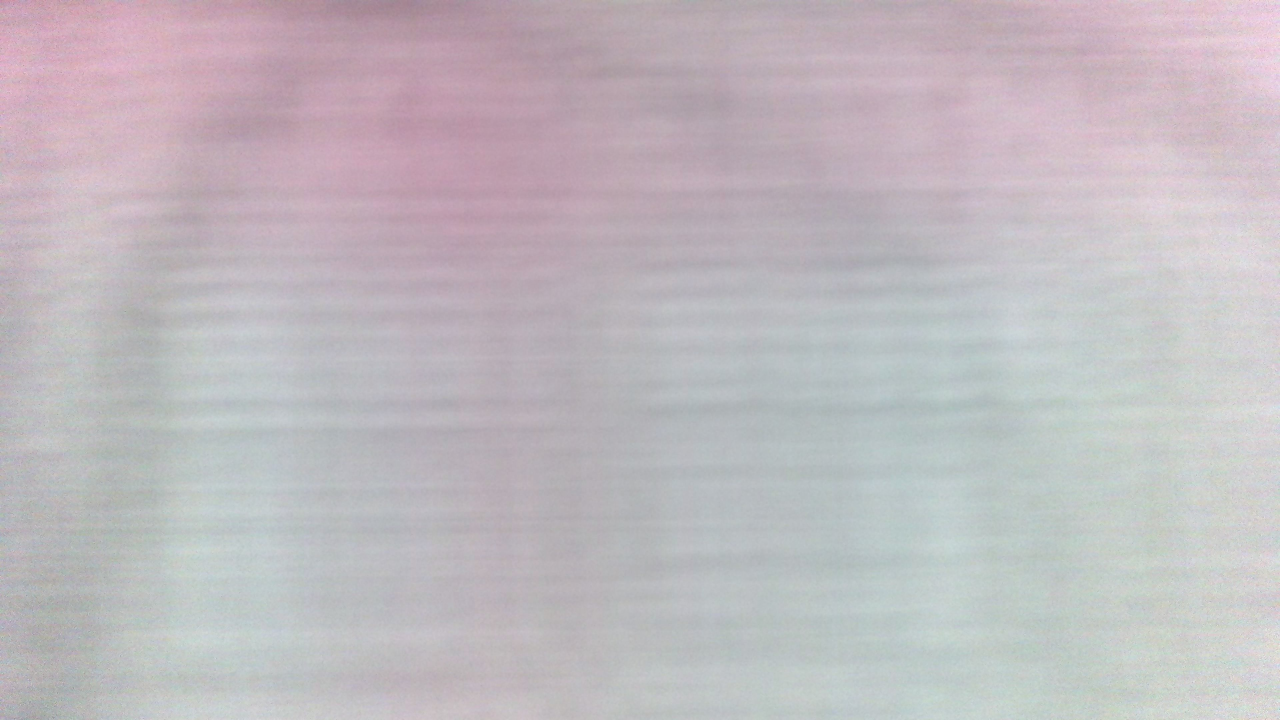
#> input picture Lensless_images/000.jpg, 3840 x 2160 px, given in place of the camera (shown at 1/3 size)
$ python log_ratio.py
#> lines starting #> are read from the running program, lines starting #| are printed output that depends on the picture
"""
Author: Albus.Misrandy
"""
import argparse
import time
import cv2
import numpy as np
from pathlib import Path

OUT_DIR = Path("out_camera_log_ratio")
OUT_DIR.mkdir(exist_ok=True)

def build_parser():
    parser = argparse.ArgumentParser(description="Lensless tactile reconstruction.")
    parser.add_argument("--Camera_ID", type=int, default=2)
    parser.add_argument("--FRAME_WIDTH", type=int, default=1920)
    parser.add_argument("--FRAME_HEIGHT", type=int, default=1080)
    parser.add_argument("--FPS", type=int, default=30)
    parser.add_argument("--CHANNEL", type=str, default="gray", help="choose color channels.")
    # parser.add_argument()
    return parser

def decode_fourcc(v):
#> in main, frame is the input picture: shape (2160, 3840, 3); mean B, G, R 191.2, 186.2, 192.1
    v = int(v)
    return "".join([chr((v >> 8 * i) & 0xFF) for i in range(4)])


def extract_channel(frame_bgr: np.ndarray, channel: str) -> np.ndarray:
    """
    从 BGR 图像中提取指定通道，返回 float32。
    """
#> called with channel = 'gray'
    b, g, r = cv2.split(frame_bgr)
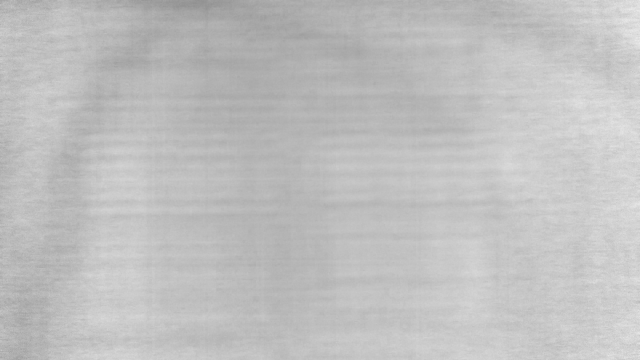
#> b: shape (2160, 3840) (shown at 1/6 size); min 118, max 253, mean 191.2
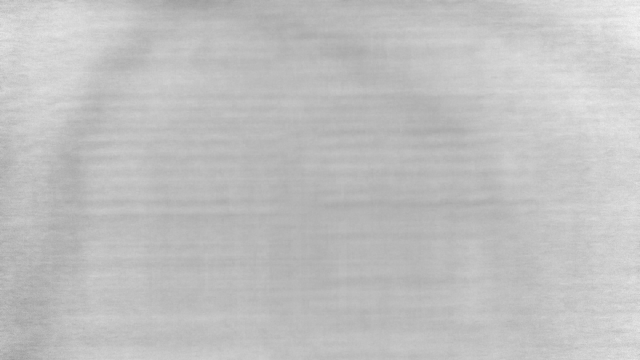
#> r: shape (2160, 3840) (shown at 1/6 size); min 116, max 255, mean 192.1

    if channel == "gray":
        out = cv2.cvtColor(frame_bgr, cv2.COLOR_BGR2GRAY)
    elif channel == "r":
        out = r
    elif channel == "g":
        out = g
    elif channel == "b":
        out = b
    else:
        raise ValueError("CHANNEL 只能是 'gray', 'r', 'g', 'b'")

    return out.astype(np.float32)


def robust_normalize_for_display(x: np.ndarray, p_low=1, p_high=99) -> np.ndarray:
    """
    把任意 float 图像稳健归一化到 0~255，方便保存和显示。
    """
#> called with p_low = 1, p_high = 99
    lo = np.percentile(x, p_low)
#> lo = 162
    hi = np.percentile(x, p_high)
#> hi = 215

    if hi - lo < 1e-6:
        return np.zeros_like(x, dtype=np.uint8)

    y = (x - lo) / (hi - lo)
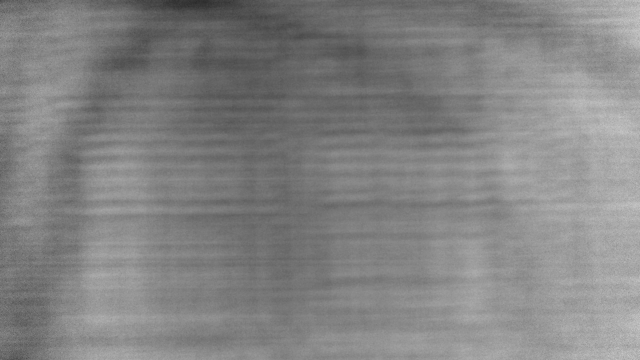
#> y: shape (2160, 3840) float32 (shown at 1/6 size); min -0.811, max 1.74, mean 0.5; drawn with min black and max white
    y = np.clip(y, 0, 1)
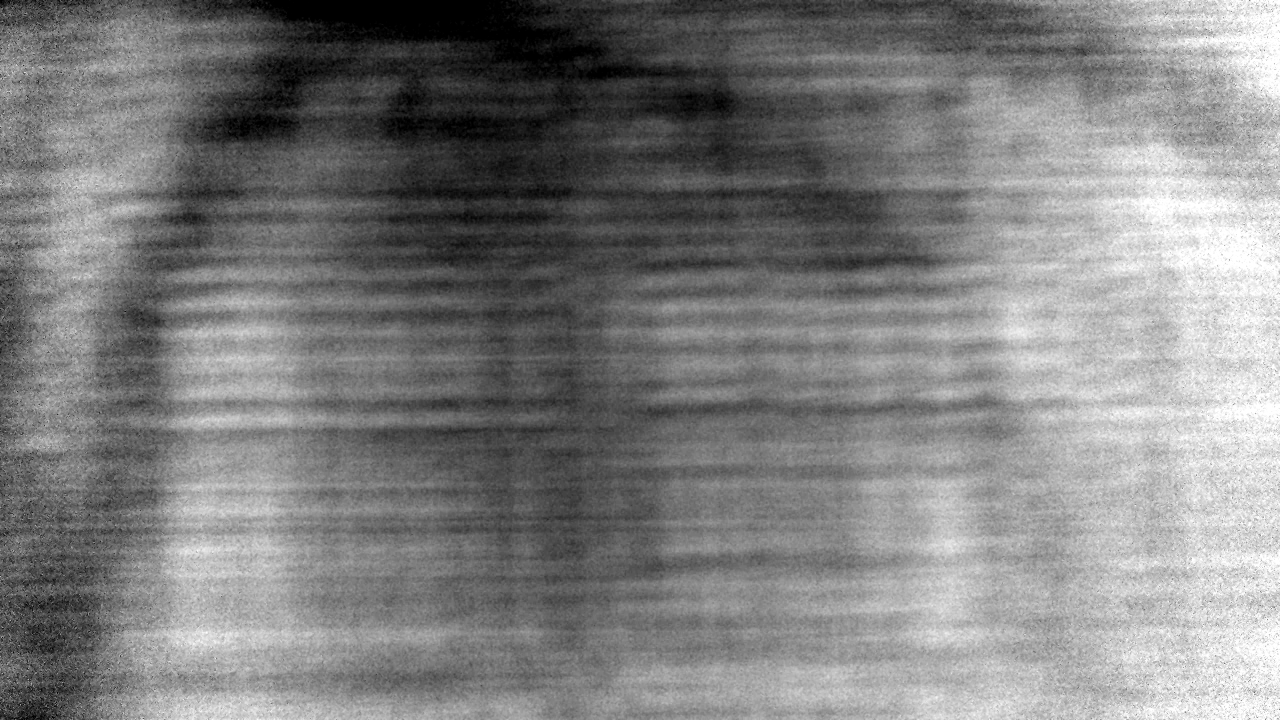
#> y: shape (2160, 3840) float32 (shown at 1/3 size); min 0, max 1, mean 0.5

    return (y * 255).astype(np.uint8)


# [88 lines left out: functions remove_low_frequency_background, compute_log_ratio_response, make_colormap, capture_reference, save_current_results, not called in this run]

def main():
    parser = build_parser()
    arg = parser.parse_args()

    cap = cv2.VideoCapture(arg.Camera_ID)
    if not cap.isOpened():
        print("无法打开摄像头")
        return

    cap.set(cv2.CAP_PROP_FOURCC, cv2.VideoWriter_fourcc(*"MJPG"))
    cap.set(cv2.CAP_PROP_FRAME_WIDTH, arg.FRAME_WIDTH)
    cap.set(cv2.CAP_PROP_FRAME_HEIGHT, arg.FRAME_HEIGHT)
    cap.set(cv2.CAP_PROP_FPS, arg.FPS)

    print("===== Camera Settings =====")
    print("Width:", cap.get(cv2.CAP_PROP_FRAME_WIDTH))
    print("Height:", cap.get(cv2.CAP_PROP_FRAME_HEIGHT))
    print("FPS:", cap.get(cv2.CAP_PROP_FPS))
    print("FOURCC:", decode_fourcc(cap.get(cv2.CAP_PROP_FOURCC)))
    print("AUTO_EXPOSURE:", cap.get(cv2.CAP_PROP_AUTO_EXPOSURE))
    print("EXPOSURE:", cap.get(cv2.CAP_PROP_EXPOSURE))
    print("GAIN:", cap.get(cv2.CAP_PROP_GAIN))
    print("===========================")

    reference = None

    while True:
        ret, frame = cap.read()

        if not ret:
            print("读取摄像头失败")
            break

        current = extract_channel(frame, arg.CHANNEL)
        # 原始画面
        show_raw = frame.copy()

        # 显示当前通道
        current_vis = robust_normalize_for_display(current)

        if reference is None:
            cv2.putText(
                show_raw,
                "Press 'r' to capture REST reference",
                (30, 40),
                cv2.FONT_HERSHEY_SIMPLEX,
                1.0,
                (0, 0, 255),
                2
            )

            cv2.imshow("raw camera", show_raw)
            cv2.imshow("current channel", current_vis)

        else:
            delta, delta_hp = compute_log_ratio_response(current, reference)

            delta_vis = robust_normalize_for_display(delta, 1, 99)
            delta_hp_vis = robust_normalize_for_display(delta_hp, 1, 99)
            delta_hp_color = make_colormap(delta_hp_vis)

            # 显示统计信息
            text1 = f"cur mean={current.mean():.1f}, min={current.min():.0f}, max={current.max():.0f}"
            text2 = f"delta_hp std={delta_hp.std():.6f}"

            cv2.putText(show_raw, text1, (30, 40),
                        cv2.FONT_HERSHEY_SIMPLEX, 0.8, (0, 255, 0), 2)
            cv2.putText(show_raw, text2, (30, 75),
                        cv2.FONT_HERSHEY_SIMPLEX, 0.8, (0, 255, 0), 2)

            cv2.imshow("raw camera", show_raw)
            cv2.imshow("current channel", current_vis)
            cv2.imshow("log-ratio", delta_vis)
            cv2.imshow("log-ratio highpass", delta_hp_vis)
            cv2.imshow("log-ratio highpass color", delta_hp_color)

        key = cv2.waitKey(1) & 0xFF
#> (key q is pressed here)

        if key == ord("r"):
            reference = capture_reference(cap, 30, arg.CHANNEL)

        elif key == ord("s"):
            if reference is None:
                print("还没有 reference，请先按 r 采集无按压基线。")
            else:
                delta, delta_hp = compute_log_ratio_response(current, reference)
                save_current_results(frame, current, reference, delta, delta_hp)

        elif key == ord("q"):
            break

    cap.release()
    cv2.destroyAllWindows()

if __name__ == "__main__":
    main()

$ run again, on Lensless_images/001.jpg
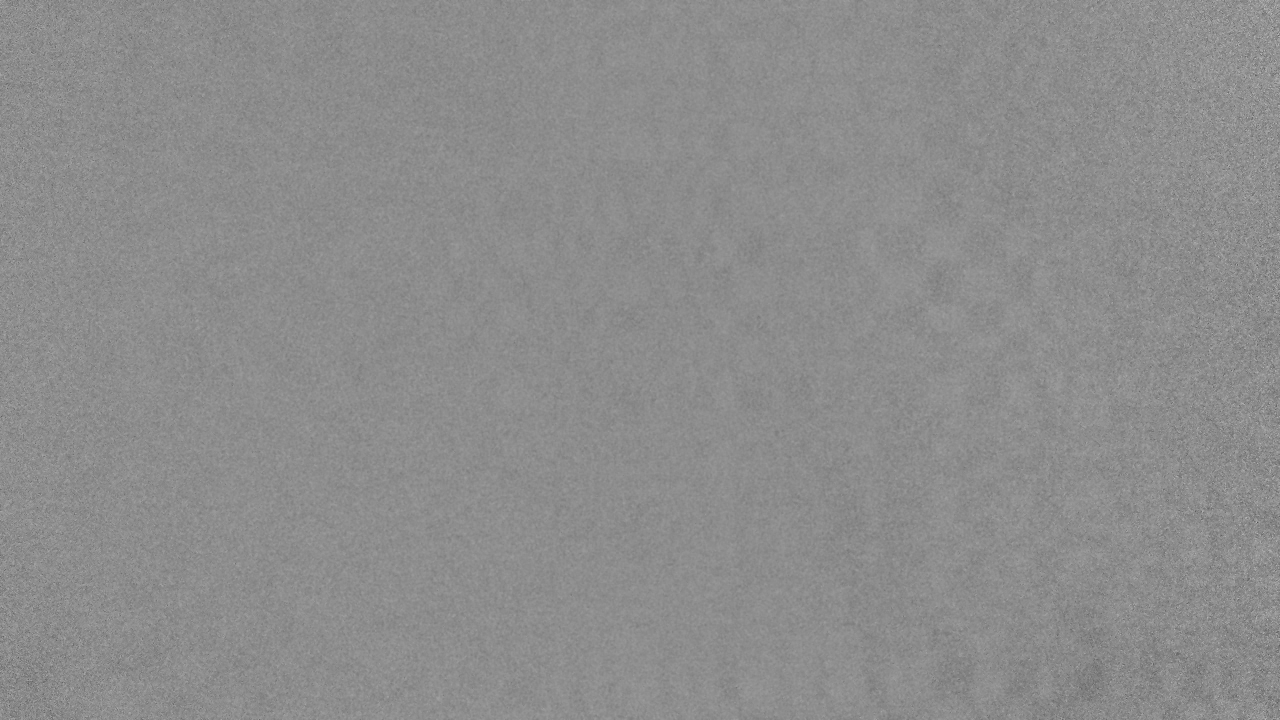
#> input picture Lensless_images/001.jpg, 3840 x 2160 px, given in place of the camera (shown at 1/3 size)
#> in main, frame is the input picture: shape (2160, 3840, 3); min 0, max 255, mean 140.7
#> lo = 118
#> hi = 163
#> in robust_normalize_for_display, `y = np.clip(y, 0, 1)`:
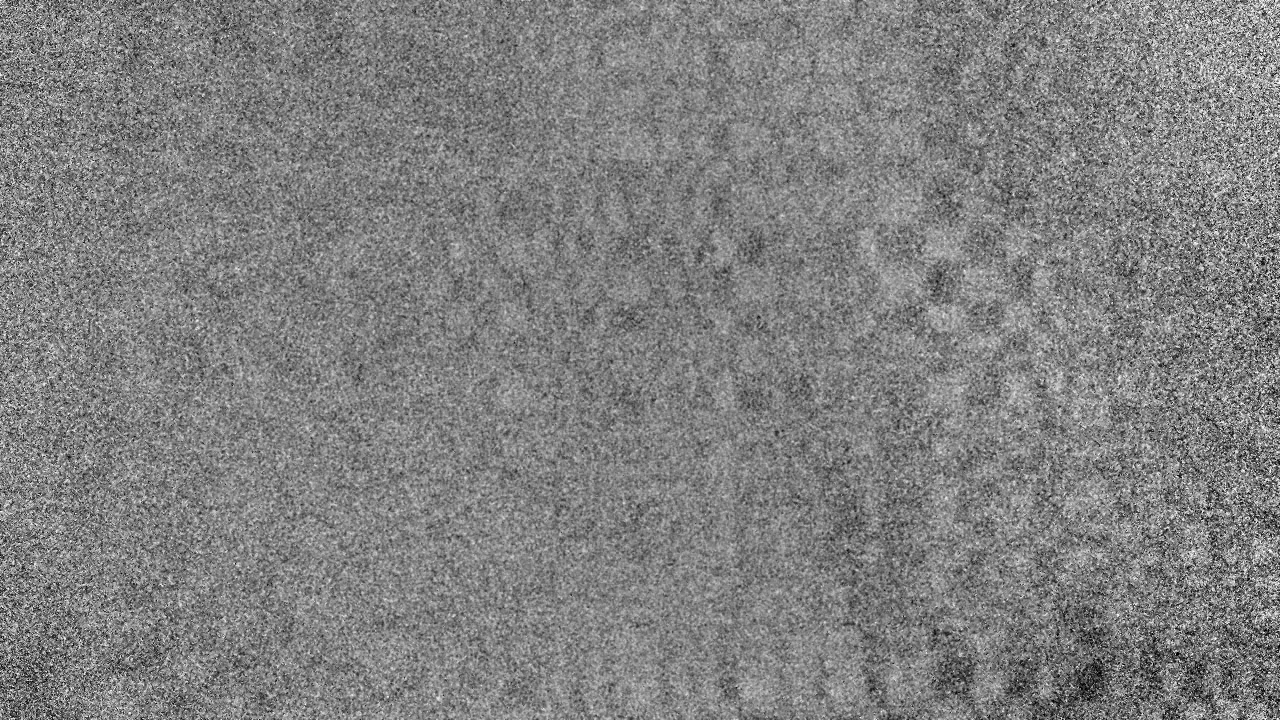
#> y: shape (2160, 3840) float32 (shown at 1/3 size); min 0, max 1, mean 0.504
